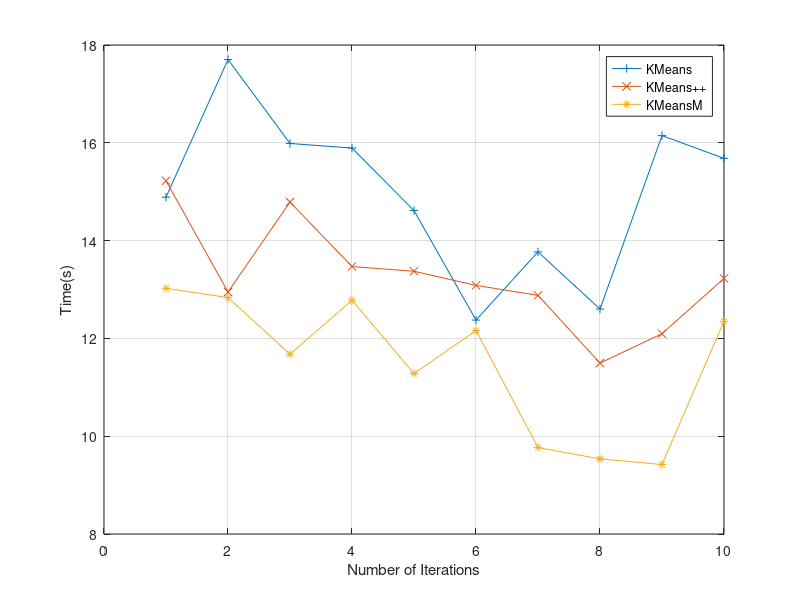

Here is the MATLAB script that generated this plot:
clear on;
close all;
x=1:10;
% 0.7
% KMeans =   [22.151,20.778,11.297,13.667,9.709,13.937,13.798,12.341,17.832,18.605];
% KMeansPlus =  [8.747,8.235,10.225,8.984,9.325,10.900,13.037,7.233,14.027,12.864];
% KMeansM = [7.882,7.950,9.215,8.688,8.595,8.826,9.083,7.973,9.627,9.141];
% 0.8
%KMeans =   [13.888,10.703,21.986,15.893,14.215,12.375,13.769,12.6,16.647,16.682];
%KMeansPlus =  [15.223,11.949,14.788,13.469,13.373,13.084,12.88,11.495,12.096,13.227];
%KMeansM = [13.024,12.834,8.678,12.779,11.281,12.161,9.268,10.536,9.421,13.349];
% 0.9
KMeans =   [14.888,17.703,15.986,15.893,14.615,12.375,13.769,12.6,16.147,15.682];
KMeansPlus =  [15.223,12.949,14.788,13.469,13.373,13.084,12.88,11.495,12.096,13.227];
KMeansM = [13.024,12.834,11.678,12.779,11.281,12.161,9.768,9.536,9.421,12.349];
mean(KMeans),std(KMeans)
mean(KMeansPlus),std(KMeansPlus)
mean(KMeansM),std(KMeansM)
plot(x,KMeans,'-+',x,KMeansPlus,'-x',x,KMeansM,'-*')
legend('KMeans','KMeans++','KMeansM');
xlabel("Number of Iterations");
ylabel("Time(s)");
grid on